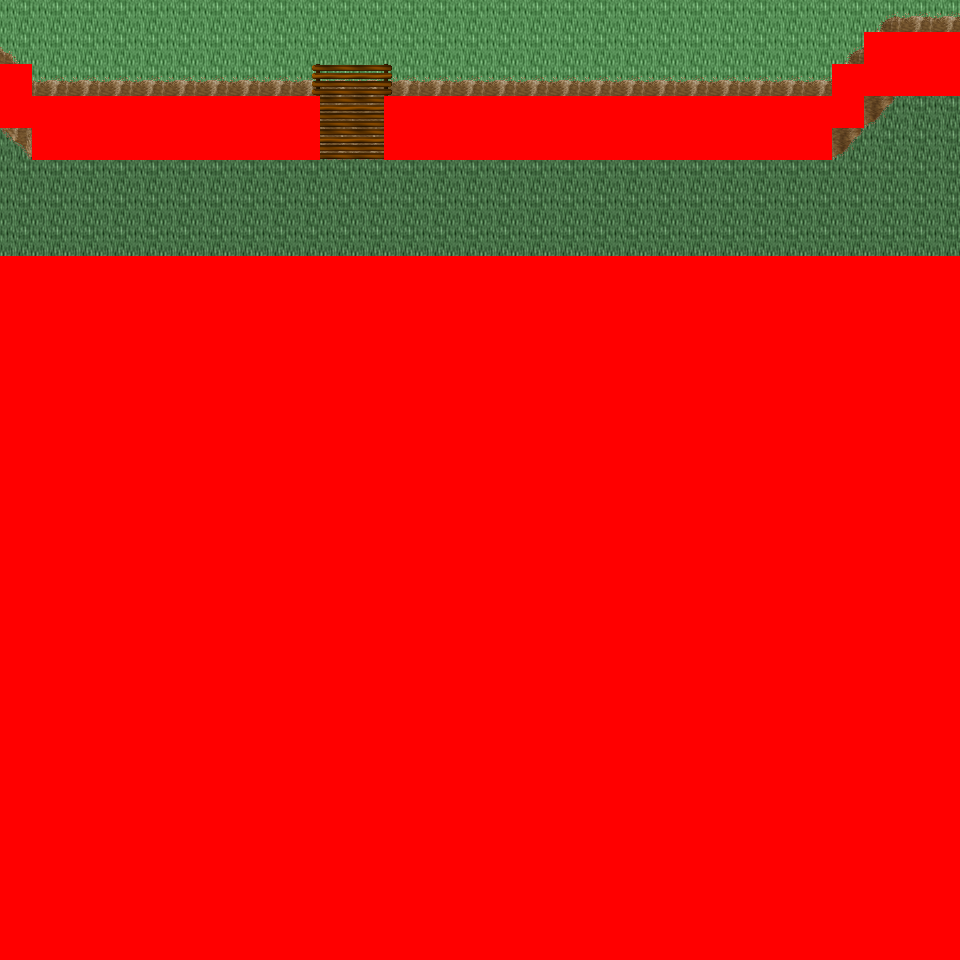

The image is a tile-based game level rendered from a .tmx file. Its description and source (layers, tilesets, objects; grid data summarised) follow:
An orthogonal 30x30 tile map with 32x32 px tiles, 6 tile layers (Ground, Object, Object2, Above, ...), 26 tilesets and 5 objects (5x mapchange).

<map version="1.0" orientation="orthogonal" renderorder="right-down" width="30" height="30" tilewidth="32" tileheight="32" nextobjectid="6">
  <tileset firstgid="1" name="tileset_logic_collision" tilewidth="32" tileheight="32" tilecount="1" columns="1">
    <image source="../drawable/tileset_logic_collision.png" width="32" height="32" />
  </tileset>
  <tileset firstgid="2" name="tileset_ground_ground" tilewidth="32" tileheight="32" tilecount="33" columns="3">
    <image source="../drawable/tileset_ground_ground.png" width="96" height="352" />
  </tileset>
  <tileset firstgid="35" name="tileset_building_castle" tilewidth="32" tileheight="32" tilecount="320" columns="20">
    <image source="../drawable/tileset_building_castle.png" width="640" height="512" />
  </tileset>
  <tileset firstgid="355" name="tileset_ground_grass_corners" tilewidth="32" tileheight="32" tilecount="24" columns="6">
    <image source="../drawable/tileset_ground_grass_corners.png" width="192" height="128" />
  </tileset>
  <tileset firstgid="379" name="tileset_ground_grass_edges" tilewidth="32" tileheight="32" tilecount="36" columns="12">
    <image source="../drawable/tileset_ground_grass_edges.png" width="384" height="96" />
  </tileset>
  <tileset firstgid="415" name="tileset_ground_water_pool" tilewidth="32" tileheight="32" tilecount="72" columns="3">
    <image source="../drawable/tileset_ground_water_pool.png" width="96" height="768" />
  </tileset>
  <tileset firstgid="487" name="tileset_ground_earth_edges" tilewidth="32" tileheight="32" tilecount="18" columns="6">
    <image source="../drawable/tileset_ground_earth_edges.png" width="192" height="96" />
  </tileset>
  <tileset firstgid="505" name="tileset_item_weapon_cannon" tilewidth="32" tileheight="32" tilecount="12" columns="3">
    <image source="../drawable/tileset_item_weapon_cannon.png" width="96" height="128" />
  </tileset>
  <tileset firstgid="517" name="tileset_item_pot_barrels_1" tilewidth="32" tileheight="32" tilecount="8" columns="4">
    <image source="../drawable/tileset_item_pot_barrels_1.png" width="128" height="64" />
  </tileset>
  <tileset firstgid="525" name="tileset_ground_cobbled_paving" tilewidth="32" tileheight="32" tilecount="1" columns="1">
    <image source="../drawable/tileset_ground_cobbled_paving.png" width="32" height="32" />
  </tileset>
  <tileset firstgid="526" name="tileset_ground_ridge_earth_pale" tilewidth="32" tileheight="32" tilecount="96" columns="12">
    <image source="../drawable/tileset_ground_ridge_earth_pale.png" width="384" height="256" />
  </tileset>
  <tileset firstgid="622" name="tileset_plant_bushes_and_trees" tilewidth="32" tileheight="32" tilecount="144" columns="16">
    <image source="../drawable/tileset_plant_bushes_and_trees.png" width="512" height="289" />
  </tileset>
  <tileset firstgid="766" name="tileset_plant_bush_leafy_2" tilewidth="32" tileheight="32" tilecount="12" columns="6">
    <image source="../drawable/tileset_plant_bush_leafy_2.png" width="192" height="64" />
  </tileset>
  <tileset firstgid="778" name="tileset_plant_bush_flowering" tilewidth="32" tileheight="32" tilecount="72" columns="8">
    <image source="../drawable/tileset_plant_bush_flowering.png" width="256" height="288" />
  </tileset>
  <tileset firstgid="850" name="tileset_plant_stump_small_stump" tilewidth="32" tileheight="32" tilecount="4" columns="2">
    <image source="../drawable/tileset_plant_stump_small_stump.png" width="64" height="64" />
  </tileset>
  <tileset firstgid="854" name="tileset_plant_tree_fall_trees" tilewidth="32" tileheight="32" tilecount="40" columns="8">
    <image source="../drawable/tileset_plant_tree_fall_trees.png" width="256" height="160" />
  </tileset>
  <tileset firstgid="894" name="tileset_plant_vine" tilewidth="32" tileheight="32" tilecount="3" columns="1">
    <image source="../drawable/tileset_plant_vine.png" width="32" height="96" />
  </tileset>
  <tileset firstgid="897" name="tileset_building_cottage" tilewidth="32" tileheight="32" tilecount="256" columns="16">
    <image source="../drawable/tileset_building_cottage.png" width="512" height="512" />
  </tileset>
  <tileset firstgid="1153" name="tileset_building_roof_thatched_roof" tilewidth="32" tileheight="32" tilecount="256" columns="16">
    <image source="../drawable/tileset_building_roof_thatched_roof.png" width="512" height="512" />
  </tileset>
  <tileset firstgid="1409" name="tileset_building_window_windows" tilewidth="32" tileheight="32" tilecount="256" columns="16">
    <image source="../drawable/tileset_building_window_windows.png" width="512" height="512" />
  </tileset>
  <tileset firstgid="1665" name="tileset_building_door_doors" tilewidth="32" tileheight="32" tilecount="256" columns="16">
    <image source="../drawable/tileset_building_door_doors.png" width="512" height="512" />
  </tileset>
  <tileset firstgid="1921" name="tileset_building_fence_fence_wooden" tilewidth="32" tileheight="32" tilecount="12" columns="3">
    <image source="../drawable/tileset_building_fence_fence_wooden.png" width="96" height="128" />
  </tileset>
  <tileset firstgid="1933" name="tileset_ground_ground_3" tilewidth="32" tileheight="32" tilecount="5" columns="5">
    <image source="../drawable/tileset_ground_ground_3.png" width="160" height="32" />
  </tileset>
  <tileset firstgid="1938" name="tileset_plant_tree_tree_darkgreen" tilewidth="32" tileheight="32" tilecount="88" columns="8">
    <image source="../drawable/tileset_plant_tree_tree_darkgreen.png" width="256" height="352" />
  </tileset>
  <tileset firstgid="2026" name="tileset_building_decoration_magician_banner" tilewidth="32" tileheight="32" tilecount="3" columns="3">
    <image source="../drawable/tileset_building_decoration_magician_banner.png" width="96" height="32" />
  </tileset>
  <tileset firstgid="2029" name="tileset_ground_ladder_vertical_dark" tilewidth="32" tileheight="32" tilecount="3" columns="3">
    <image source="../drawable/tileset_ground_ladder_vertical_dark.png" width="96" height="32" />
  </tileset>
  <layer name="Ground" width="30" height="30">
    <data>[900 cells, 240 non-empty, 2 distinct tile ids]</data>
  </layer>
  <layer name="Object" width="30" height="30">
    <data>[900 cells, 93 non-empty, 11 distinct tile ids]</data>
  </layer>
  <layer name="Object2" width="30" height="30">
    <data>[900 cells, 12 non-empty, 3 distinct tile ids]</data>
  </layer>
  <layer name="Above" width="30" height="30">
    <data>[900 cells, 0 non-empty, 0 distinct tile ids]</data>
  </layer>
  <layer name="Above2" width="30" height="30">
    <data>[900 cells, 0 non-empty, 0 distinct tile ids]</data>
  </layer>
  <layer name="Walkable" width="30" height="30">
    <data>[900 cells, 716 non-empty, 1 distinct tile ids]</data>
  </layer>
  <objectgroup name="MapEvents">
    <object id="1" name="north" type="mapchange" x="0" y="0" width="960" height="32">
      <properties>
        <property name="map" value="0_ados_mountain_n2_w2_x1_y3" />
        <property name="place" value="south" />
      </properties>
    </object>
    <object id="2" name="west" type="mapchange" x="0" y="0" width="32" height="64">
      <properties>
        <property name="map" value="0_ados_mountain_n2_w2_x0_y4" />
        <property name="place" value="east" />
      </properties>
    </object>
    <object id="3" name="west2" type="mapchange" x="0" y="128" width="32" height="128">
      <properties>
        <property name="map" value="0_ados_mountain_n2_w2_x0_y4" />
        <property name="place" value="east2" />
      </properties>
    </object>
    <object id="4" name="east" type="mapchange" x="928" y="0" width="32" height="32">
      <properties>
        <property name="map" value="0_ados_mountain_n2_w2_x2_y4" />
        <property name="place" value="west" />
      </properties>
    </object>
    </objectgroup>
</map>
<!-- 1 of 5 objects omitted -->
